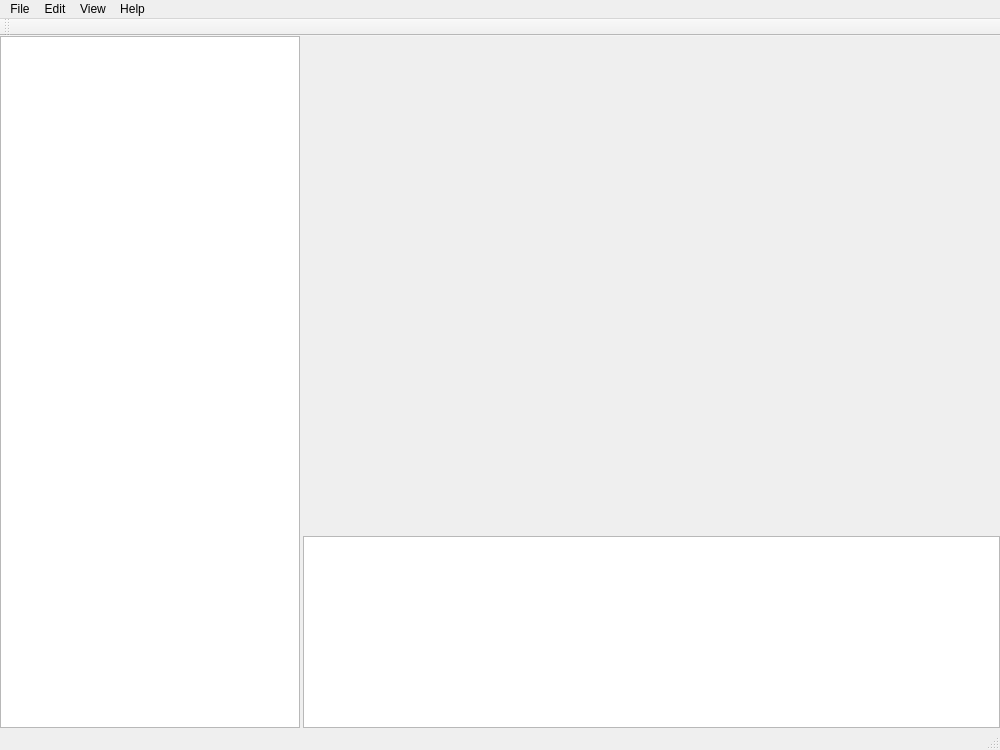
<?xml version="1.0" encoding="UTF-8"?>
<ui version="4.0">
 <class>EditorClass</class>
 <widget class="QMainWindow" name="EditorClass">
  <property name="geometry">
   <rect>
    <x>0</x>
    <y>0</y>
    <width>1000</width>
    <height>750</height>
   </rect>
  </property>
  <property name="windowTitle">
   <string>Editor</string>
  </property>
  <widget class="QWidget" name="centralWidget">
   <layout class="QGridLayout" name="gridLayout">
    <property name="margin">
     <number>0</number>
    </property>
    <property name="spacing">
     <number>3</number>
    </property>
    <item row="1" column="1" rowspan="2" colspan="2">
     <widget class="QTreeView" name="cells">
      <property name="sizePolicy">
       <sizepolicy hsizetype="MinimumExpanding" vsizetype="MinimumExpanding">
        <horstretch>0</horstretch>
        <verstretch>0</verstretch>
       </sizepolicy>
      </property>
     </widget>
    </item>
    <item row="0" column="0" rowspan="3">
     <widget class="QTreeView" name="data">
      <property name="sizePolicy">
       <sizepolicy hsizetype="Maximum" vsizetype="Expanding">
        <horstretch>0</horstretch>
        <verstretch>0</verstretch>
       </sizepolicy>
      </property>
      <property name="minimumSize">
       <size>
        <width>300</width>
        <height>0</height>
       </size>
      </property>
     </widget>
    </item>
    <item row="0" column="1" colspan="2">
     <widget class="Renderer" name="renderer" native="true">
      <property name="sizePolicy">
       <sizepolicy hsizetype="MinimumExpanding" vsizetype="MinimumExpanding">
        <horstretch>0</horstretch>
        <verstretch>0</verstretch>
       </sizepolicy>
      </property>
      <property name="minimumSize">
       <size>
        <width>650</width>
        <height>450</height>
       </size>
      </property>
      <property name="acceptDrops">
       <bool>true</bool>
      </property>
     </widget>
    </item>
   </layout>
  </widget>
  <widget class="QMenuBar" name="menuBar">
   <property name="geometry">
    <rect>
     <x>0</x>
     <y>0</y>
     <width>1000</width>
     <height>26</height>
    </rect>
   </property>
   <widget class="QMenu" name="menuFile">
    <property name="title">
     <string>File</string>
    </property>
    <addaction name="actionData"/>
    <addaction name="actionSave"/>
    <addaction name="actionExit"/>
   </widget>
   <widget class="QMenu" name="menuEdit">
    <property name="title">
     <string>Edit</string>
    </property>
    <addaction name="actionUndo"/>
    <addaction name="actionRedo"/>
    <addaction name="separator"/>
    <addaction name="actionCopy"/>
    <addaction name="actionCut"/>
    <addaction name="actionPaste"/>
    <addaction name="actionDuplicate"/>
    <addaction name="actionDelete"/>
    <addaction name="separator"/>
    <addaction name="actionSelect_All"/>
    <addaction name="actionSelect_None"/>
    <addaction name="separator"/>
    <addaction name="actionEnvironment"/>
    <addaction name="actionPreferences"/>
   </widget>
   <widget class="QMenu" name="menuView">
    <property name="title">
     <string>View</string>
    </property>
    <addaction name="actionRenderer"/>
    <addaction name="actionCell_View"/>
    <addaction name="actionData_View"/>
   </widget>
   <widget class="QMenu" name="menuHelp">
    <property name="title">
     <string>Help</string>
    </property>
    <addaction name="actionAbout"/>
   </widget>
   <addaction name="menuFile"/>
   <addaction name="menuEdit"/>
   <addaction name="menuView"/>
   <addaction name="menuHelp"/>
  </widget>
  <widget class="QToolBar" name="mainToolBar">
   <attribute name="toolBarArea">
    <enum>TopToolBarArea</enum>
   </attribute>
   <attribute name="toolBarBreak">
    <bool>false</bool>
   </attribute>
  </widget>
  <widget class="QStatusBar" name="statusBar"/>
  <action name="actionSave">
   <property name="text">
    <string>Save</string>
   </property>
   <property name="shortcut">
    <string>Ctrl+S</string>
   </property>
  </action>
  <action name="actionData">
   <property name="text">
    <string>Data</string>
   </property>
   <property name="shortcut">
    <string>Ctrl+D</string>
   </property>
  </action>
  <action name="actionExit">
   <property name="text">
    <string>Exit</string>
   </property>
  </action>
  <action name="actionUndo">
   <property name="text">
    <string>Undo</string>
   </property>
   <property name="shortcut">
    <string>Ctrl+Z</string>
   </property>
  </action>
  <action name="actionRedo">
   <property name="text">
    <string>Redo</string>
   </property>
   <property name="shortcut">
    <string>Ctrl+Y</string>
   </property>
  </action>
  <action name="actionCut">
   <property name="text">
    <string>Cut</string>
   </property>
   <property name="shortcut">
    <string>Ctrl+X</string>
   </property>
  </action>
  <action name="actionPaste">
   <property name="text">
    <string>Paste</string>
   </property>
   <property name="shortcut">
    <string>Ctrl+V</string>
   </property>
  </action>
  <action name="actionDuplicate">
   <property name="text">
    <string>Instance</string>
   </property>
   <property name="shortcut">
    <string>Ctrl+I</string>
   </property>
  </action>
  <action name="actionDelete">
   <property name="text">
    <string>Delete</string>
   </property>
   <property name="shortcut">
    <string>Del</string>
   </property>
  </action>
  <action name="actionSelect_All">
   <property name="text">
    <string>Select All</string>
   </property>
   <property name="shortcut">
    <string>Ctrl+A</string>
   </property>
  </action>
  <action name="actionSelect_None">
   <property name="text">
    <string>Select None</string>
   </property>
   <property name="shortcut">
    <string>Ctrl+Shift+A</string>
   </property>
  </action>
  <action name="actionRenderer">
   <property name="checkable">
    <bool>true</bool>
   </property>
   <property name="checked">
    <bool>true</bool>
   </property>
   <property name="text">
    <string>Renderer</string>
   </property>
   <property name="shortcut">
    <string>Ctrl+1</string>
   </property>
  </action>
  <action name="actionEnvironment">
   <property name="text">
    <string>Environment</string>
   </property>
   <property name="shortcut">
    <string>Ctrl+E</string>
   </property>
  </action>
  <action name="actionCell_View">
   <property name="checkable">
    <bool>true</bool>
   </property>
   <property name="checked">
    <bool>true</bool>
   </property>
   <property name="text">
    <string>Cell View</string>
   </property>
   <property name="shortcut">
    <string>Ctrl+2</string>
   </property>
  </action>
  <action name="actionPreferences">
   <property name="text">
    <string>Preferences</string>
   </property>
   <property name="shortcut">
    <string>Ctrl+P</string>
   </property>
  </action>
  <action name="actionData_View">
   <property name="checkable">
    <bool>true</bool>
   </property>
   <property name="checked">
    <bool>true</bool>
   </property>
   <property name="text">
    <string>Data View</string>
   </property>
   <property name="shortcut">
    <string>Ctrl+3</string>
   </property>
  </action>
  <action name="actionAbout">
   <property name="text">
    <string>About</string>
   </property>
   <property name="shortcut">
    <string>F1</string>
   </property>
  </action>
  <action name="actionCopy">
   <property name="text">
    <string>Copy</string>
   </property>
   <property name="shortcut">
    <string>Ctrl+C</string>
   </property>
  </action>
 </widget>
 <layoutdefault spacing="6" margin="11"/>
 <customwidgets>
  <customwidget>
   <class>Renderer</class>
   <extends>QWidget</extends>
   <header>renderer.h</header>
   <container>1</container>
  </customwidget>
 </customwidgets>
 <tabstops>
  <tabstop>data</tabstop>
  <tabstop>cells</tabstop>
 </tabstops>
 <resources>
  <include location="editor.qrc"/>
 </resources>
 <connections/>
</ui>
